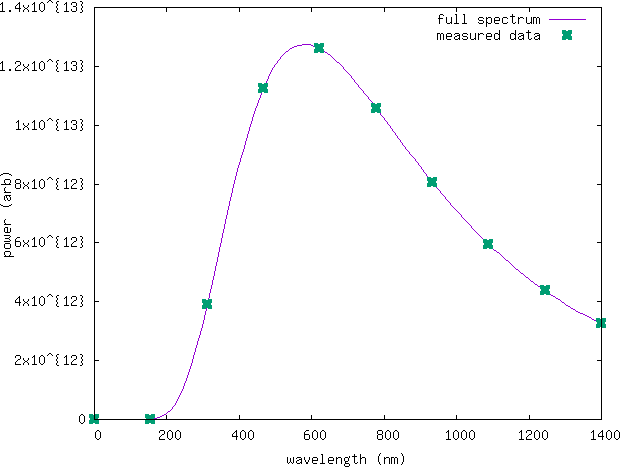

Generate this figure with gnuplot:
#!/usr/bin/gnuplot -persist
#
#    
#    	G N U P L O T
#    	Version 5.0 patchlevel 0 (Gentoo revision r0)    last modified 2015-01-01 
#    
#    	Copyright (C) 1986-1993, 1998, 2004, 2007-2015
#    	Thomas Williams, Colin Kelley and many others
#    
#    	gnuplot home:     http://www.gnuplot.info
#    	faq, bugs, etc:   type "help FAQ"
#    	immediate help:   type "help"  (plot window: hit 'h')
# set terminal x11  nopersist enhanced
# set output
unset clip points
set clip one
unset clip two
set bar 1.000000 front
set border 31 front lt black linewidth 1.000 dashtype solid
set zdata 
set ydata 
set xdata 
set y2data 
set x2data 
set boxwidth
set style fill  empty border
set style rectangle back fc  bgnd fillstyle   solid 1.00 border lt -1
set style circle radius graph 0.02, first 0.00000, 0.00000 
set style ellipse size graph 0.05, 0.03, first 0.00000 angle 0 units xy
set dummy x, y
set format x "% h" 
set format y "% h" 
set format x2 "% h" 
set format y2 "% h" 
set format z "% h" 
set format cb "% h" 
set format r "% h" 
set timefmt "%d/%m/%y,%H:%M"
set angles radians
unset grid
set raxis
set style parallel front  lt black linewidth 2.000 dashtype solid
set key title ""
set key inside right top vertical Right noreverse enhanced autotitle nobox
set key noinvert samplen 4 spacing 1 width 0 height 0 
set key maxcolumns 0 maxrows 0
set key noopaque
unset label
unset arrow
set style increment default
unset style line
unset style arrow
set style histogram clustered gap 2 title textcolor lt -1
unset object
set style textbox transparent margins  1.0,  1.0 border
unset logscale
set offsets 0, 0, 0, 0
set pointsize 1
set pointintervalbox 1
set encoding default
unset polar
unset parametric
unset decimalsign
set view 60, 30, 1, 1
set samples 100, 100
set isosamples 10, 10
set surface 
unset contour
set cntrlabel  format '%8.3g' font '' start 5 interval 20
set mapping cartesian
set datafile separator whitespace
unset hidden3d
set cntrparam order 4
set cntrparam linear
set cntrparam levels auto 5
set cntrparam points 5
set size ratio 0 1,1
set origin 0,0
set style data points
set style function lines
unset xzeroaxis
unset yzeroaxis
unset zzeroaxis
unset x2zeroaxis
unset y2zeroaxis
set ticslevel 0.5
set tics scale  1, 0.5, 1, 1, 1
set mxtics default
set mytics default
set mztics default
set mx2tics default
set my2tics default
set mcbtics default
set mrtics default
set xtics border in scale 1,0.5 mirror norotate  autojustify
set xtics autofreq  norangelimit
set ytics border in scale 1,0.5 mirror norotate  autojustify
set ytics autofreq  norangelimit
set ztics border in scale 1,0.5 nomirror norotate  autojustify
set ztics autofreq  norangelimit
unset x2tics
unset y2tics
set cbtics border in scale 1,0.5 mirror norotate  autojustify
set cbtics autofreq  norangelimit
set rtics axis in scale 1,0.5 nomirror norotate  autojustify
set rtics autofreq  norangelimit
unset paxis 1 tics
unset paxis 2 tics
unset paxis 3 tics
unset paxis 4 tics
unset paxis 5 tics
unset paxis 6 tics
unset paxis 7 tics
set title "" 
set title  font "" norotate
set timestamp bottom 
set timestamp "" 
set timestamp  font "" norotate
set rrange [ * : * ] noreverse nowriteback
set trange [ * : * ] noreverse nowriteback
set urange [ * : * ] noreverse nowriteback
set vrange [ * : * ] noreverse nowriteback
set xlabel "" 
set xlabel  font "" textcolor lt -1 norotate
set x2label "" 
set x2label  font "" textcolor lt -1 norotate
set xrange [ 0.00000 : 1400.00 ] noreverse nowriteback
set x2range [ 0.00000 : 1400.00 ] noreverse nowriteback
set ylabel "" 
set ylabel  font "" textcolor lt -1 rotate by -270
set y2label "" 
set y2label  font "" textcolor lt -1 rotate by -270
set yrange [ * : * ] noreverse nowriteback
set y2range [ * : * ] noreverse nowriteback
set zlabel "" 
set zlabel  font "" textcolor lt -1 norotate
set zrange [ * : * ] noreverse nowriteback
set cblabel "" 
set cblabel  font "" textcolor lt -1 rotate by -270
set cbrange [ * : * ] noreverse nowriteback
set paxis 1 range [ * : * ] noreverse nowriteback
set paxis 2 range [ * : * ] noreverse nowriteback
set paxis 3 range [ * : * ] noreverse nowriteback
set paxis 4 range [ * : * ] noreverse nowriteback
set paxis 5 range [ * : * ] noreverse nowriteback
set paxis 6 range [ * : * ] noreverse nowriteback
set paxis 7 range [ * : * ] noreverse nowriteback
set zero 1e-08
set lmargin  -1
set bmargin  -1
set rmargin  -1
set tmargin  -1
set locale "en_US.utf8"
set pm3d explicit at s
set pm3d scansautomatic
set pm3d interpolate 1,1 flush begin noftriangles noborder corners2color mean
set palette positive nops_allcF maxcolors 0 gamma 1.5 color model RGB 
set palette rgbformulae 7, 5, 15
set colorbox default
set colorbox vertical origin screen 0.9, 0.2, 0 size screen 0.05, 0.6, 0 front bdefault
set style boxplot candles range  1.50 outliers pt 7 separation 1 labels auto unsorted
set loadpath 
set fontpath 
set psdir
set fit brief errorvariables nocovariancevariables errorscaling prescale nowrap v5
f(x) = 2*h*c*c / (x*1e-9)**5 / (exp(h*c/k/T/(x*1e-9)) - 1)
GNUTERM = "x11"
ARGC = 0
ARG0 = ""
h = 6.626e-34
c = 300000000.0
k = 1.38e-23
GPFUN_f = "f(x) = 2*h*c*c / (x*1e-9)**5 / (exp(h*c/k/T/(x*1e-9)) - 1)"
T = 5000
x = 0.0
## Last datafile plotted: "measured.txt"
set xlabel "wavelength (nm)"
set ylabel "power (arb)"
plot f(x) title "full spectrum", 'measured.txt' with points title "measured data" lw 4
#    EOF
